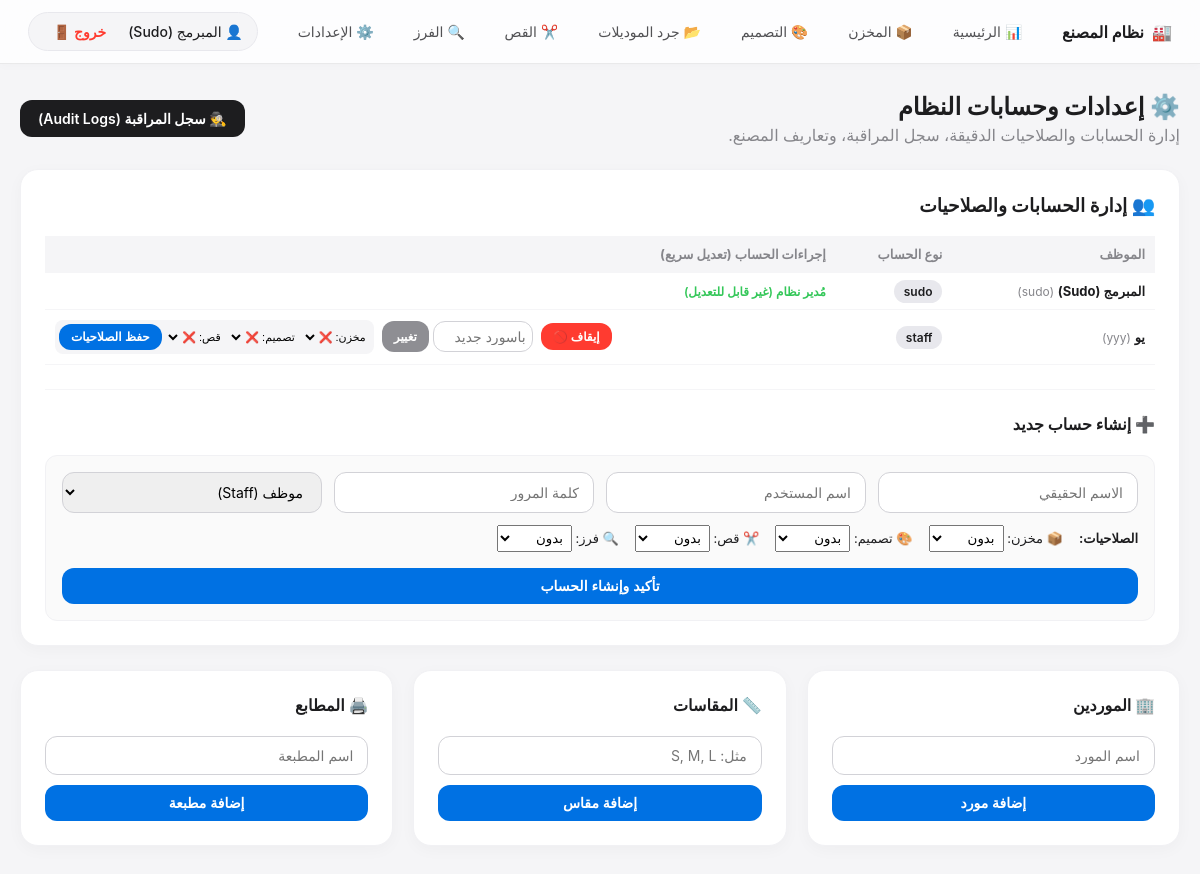
The page /settings/ (signed in) on the database its author committed.
### app/models.py (models this page shows)
class User(db.Model):
    id = db.Column(db.Integer, primary_key=True)
    real_name = db.Column(db.String(100), nullable=False)
    username = db.Column(db.String(50), unique=True, nullable=False)
    password = db.Column(db.String(200), nullable=False)
    role = db.Column(db.String(20), nullable=False, default='staff')
    permissions = db.Column(db.Text, nullable=True)
    last_active = db.Column(db.DateTime, nullable=True)
    is_deleted = db.Column(db.Boolean, default=False)
    is_active = db.Column(db.Boolean, default=True)

### app/settings/routes.py (the view)
@settings_bp.route('/')
def index():
    if session.get('role') != 'sudo':
        return "غير مصرح لك بالوصول للإعدادات", 403
    suppliers = Supplier.query.all()
    sizes = SizeDef.query.all()
    printshops = PrintShop.query.all()
    users = User.query.filter_by(is_deleted=False).all()
    for u in users:
        try:
            u.parsed_perms = json.loads(u.permissions) if u.permissions else {}
        except:
            u.parsed_perms = {}
    return render_template('settings/index.html', suppliers=suppliers, sizes=sizes, printshops=printshops, users=users)

### app/templates/settings/index.html (shortened to what this page needs)
{% extends 'base.html' %}
{% block content %}
<div style="display: flex; justify-content: space-between; align-items: center; margin-bottom: 24px;">
    <div>
        <h2 style="margin: 0 0 4px 0; font-weight: 700;">⚙️ إعدادات وحسابات النظام</h2>
        <p style="color: #86868b; margin: 0;">إدارة الحسابات والصلاحيات الدقيقة، سجل المراقبة، وتعاريف المصنع.</p>
    </div>
    <a href="/settings/logs" class="apple-btn" style="background: #1d1d1f;">🕵️ سجل المراقبة (Audit Logs)</a>
</div>
<div class="apple-card">
    <h3 style="margin-top: 0;">👥 إدارة الحسابات والصلاحيات</h3>
    <table class="perm-table">
        <thead>
            <tr>
                <th>الموظف</th>
                <th>نوع الحساب</th>
                <th>إجراءات الحساب (تعديل سريع)</th>
            </tr>
        </thead>
        <tbody>
            {% for u in users %}
            <tr>
                <td><strong>{{ u.real_name }}</strong> <span style="color:#86868b; font-size:12px;">({{ u.username }})</span></td>
                <td><span style="background: #e8e8ed; padding: 4px 10px; border-radius: 12px; font-size:12px; font-weight:600;">{{ u.role }}</span></td>
                <td>
                    {% if u.role == 'staff' %}
                    <div style="display: flex; gap: 8px; align-items: center; justify-content: flex-end; flex-wrap: wrap;">
                        <a href="/settings/toggle_active/{{ u.id }}" class="apple-btn" style="padding: 6px 12px; font-size: 12px; background: {% if u.is_active %}#ff3b30{% else %}#34c759{% endif %};">
                            {% if u.is_active %}إيقاف 🚫{% else %}تفعيل ✅{% endif %}
                        </a>
                        <form action="/settings/change_pass/{{ u.id }}" method="POST" style="margin:0; display:flex; gap:4px;">
                            <input type="password" name="new_password" placeholder="باسورد جديد" class="form-input" style="width: 100px; padding: 6px; margin:0;" required>
                            <button type="submit" class="apple-btn" style="padding: 6px 12px; font-size: 12px; background: #8e8e93;">تغيير</button>
                        </form>
                        <form action="/settings/edit_user_permissions/{{ u.id }}" method="POST" style="margin:0; display:flex; gap:4px; background:#f5f5f7; padding:4px; border-radius:8px;">
                            <select name="perm_warehouse" style="font-size: 11px; border:none; background:transparent;"><option value="">مخزن: ❌</option></select>
                            <select name="perm_design" style="font-size: 11px; border:none; background:transparent;"><option value="">تصميم: ❌</option></select>
                            <select name="perm_cutting" style="font-size: 11px; border:none; background:transparent;"><option value="">قص: ❌</option></select>
                            <button type="submit" class="apple-btn" style="padding: 6px 12px; font-size: 12px; background: #0071e3;">حفظ الصلاحيات</button>
                        </form>
                    </div>
                    {% else %}
                    <span style="color: #34c759; font-weight: 600; font-size:12px;">مُدير نظام (غير قابل للتعديل)</span>
                    {% endif %}
                </td>
            </tr>
            {% endfor %}
        </tbody>
    </table>
    <hr style="border: 0; border-top: 1px solid #f5f5f7; margin: 24px 0;">
    <h4 style="margin-top:0;">➕ إنشاء حساب جديد</h4>
    <form action="/settings/add_user" method="POST" style="background: #fafafa; padding: 16px; border-radius: 12px; border: 1px solid #f1f1f4;">
        <div style="display: grid; grid-template-columns: repeat(auto-fit, minmax(200px, 1fr)); gap: 12px; margin-bottom: 12px;">
            <input type="text" name="real_name" class="form-input" style="margin:0;" placeholder="الاسم الحقيقي" required>
            <input type="text" name="username" class="form-input" style="margin:0;" placeholder="اسم المستخدم" required>
            <input type="password" name="password" class="form-input" style="margin:0;" placeholder="كلمة المرور" required>
            <select name="role" class="form-input" style="margin:0;" required><option value="staff">موظف (Staff)</option><option value="owner">مالك (Owner - مشاهدة فقط)</option></select>
        </div>
        <div style="display: flex; flex-wrap: wrap; gap: 16px; align-items: center; margin-bottom: 16px; font-size: 13px;">
            <strong style="color: #1d1d1f;">الصلاحيات:</strong>
            <div>📦 مخزن: <select name="perm_warehouse" style="padding:4px;"><option value="">بدون</option><option value="view">مشاهدة</option><option value="edit">تعديل</option></select></div>
            <div>🎨 تصميم: <select name="perm_design" style="padding:4px;"><option value="">بدون</option><option value="view">مشاهدة</option><option value="edit">تعديل</option></select></div>
            <div>✂️ قص: <select name="perm_cutting" style="padding:4px;"><option value="">بدون</option><option value="view">مشاهدة</option><option value="edit">تعديل</option></select></div>
            <div>🔍 فرز: <select name="perm_qc" style="padding:4px;"><option value="">بدون</option><option value="view">مشاهدة</option><option value="edit">تعديل</option></select></div>
        </div>
        <button type="submit" class="apple-btn" style="width: 100%; background: #0071e3;">تأكيد وإنشاء الحساب</button>
    </form>
</div>
<div style="display: grid; grid-template-columns: repeat(auto-fit, minmax(280px, 1fr)); gap: 20px;">
    <div class="apple-card">
        <h4 style="margin-top: 0;">🏢 الموردين</h4>
        <form action="/settings/add_supplier" method="POST">
            <input type="text" name="name" class="form-input" placeholder="اسم المورد" required>
            <button type="submit" class="apple-btn" style="width: 100%;">إضافة مورد</button>
        </form>
    </div>
    <div class="apple-card">
        <h4 style="margin-top: 0;">📏 المقاسات</h4>
        <form action="/settings/add_size" method="POST">
            <input type="text" name="name" class="form-input" placeholder="مثل: S, M, L" required>
            <button type="submit" class="apple-btn" style="width: 100%;">إضافة مقاس</button>
        </form>
    </div>
    <div class="apple-card">
        <h4 style="margin-top: 0;">🖨️ المطابع</h4>
        <form action="/settings/add_printshop" method="POST">
            <input type="text" name="name" class="form-input" placeholder="اسم المطبعة" required>
            <button type="submit" class="apple-btn" style="width: 100%;">إضافة مطبعة</button>
        </form>
    </div>
</div>
{% endblock %}

### app/templates/base.html (shortened to what this page needs)
<!DOCTYPE html>
<html lang="ar" dir="rtl">
<head>
</head>
<body>
    {% if session.get('user_id') %}
    <div class="navbar">
        <div class="nav-brand">
            🏭 <span>نظام المصنع</span>
        </div>
        <div class="nav-links">
            <a href="/dashboard">📊 الرئيسية</a>
            {% if session.get('role') in ['sudo', 'owner'] or 'warehouse' in session.get('permissions', []) %}<a href="/warehouse">📦 المخزن</a>{% endif %}
            {% if session.get('role') in ['sudo', 'owner'] or 'design' in session.get('permissions', []) %}
                <a href="/design">🎨 التصميم</a>
                <a href="/design/inventory">📂 جرد الموديلات</a>
            {% endif %}
            {% if session.get('role') in ['sudo', 'owner'] or 'cutting' in session.get('permissions', []) %}<a href="/cutting">✂️ القص</a>{% endif %}
            {% if session.get('role') in ['sudo', 'owner'] or 'qc' in session.get('permissions', []) %}<a href="/qc">🔍 الفرز</a>{% endif %}
            {% if session.get('role') == 'sudo' %}<a href="/settings">⚙️ الإعدادات</a>{% endif %}
        </div>
        <div class="nav-user">
            <span>👤 {{ session.get('real_name') }}</span>
            <a href="/auth/logout" class="logout-btn">خروج 🚪</a>
        </div>
    </div>
    {% endif %}
    <div class="container">
        {% block content %}{% endblock %}
    </div>
</body>
</html>

### app/templates/base.html (style rules this page uses)
body { font-family: -apple-system, BlinkMacSystemFont, "Segoe UI", Roboto, sans-serif; background-color: #f5f5f7; margin: 0; color: #1d1d1f; }
.navbar { background: rgba(255, 255, 255, 0.8); backdrop-filter: blur(20px); -webkit-backdrop-filter: blur(20px); border-bottom: 1px solid rgba(0, 0, 0, 0.08); padding: 12px 28px; display: flex; justify-content: space-between; align-items: center; position: sticky; top: 0; z-index: 1000; box-shadow: 0 2px 10px rgba(0, 0, 0, 0.02); }
.nav-brand { display: flex; align-items: center; gap: 8px; font-weight: 700; font-size: 16px; color: #1d1d1f; }
.nav-links { display: flex; align-items: center; gap: 8px; }
.nav-links a { color: #515154; text-decoration: none; font-weight: 500; font-size: 14px; padding: 8px 16px; border-radius: 20px; transition: all 0.2s ease; }
.nav-user { display: flex; align-items: center; gap: 12px; font-size: 14px; font-weight: 500; color: #1d1d1f; background: #f5f5f7; padding: 6px 14px; border-radius: 20px; border: 1px solid #e8e8ed; }
.logout-btn { color: #ff3b30 !important; font-weight: 600; text-decoration: none; padding: 4px 10px; border-radius: 12px; transition: 0.2s; }
.container { max-width: 1200px; margin: 28px auto; padding: 0 20px; }

### app/templates/settings/index.html (style rules this page uses)
.apple-card { background: white; padding: 24px; border-radius: 18px; border: 1px solid #f1f1f4; box-shadow: 0 4px 16px rgba(0,0,0,0.03); margin-bottom: 24px; }
.form-input { width: 100%; padding: 10px 14px; border: 1px solid #d2d2d7; border-radius: 12px; font-family: inherit; font-size: 14px; box-sizing: border-box; outline: none; margin-bottom: 10px; }
.apple-btn { padding: 10px 18px; border: none; border-radius: 12px; cursor: pointer; font-weight: 600; font-size: 14px; background: #0071e3; color: white; text-decoration: none; display: inline-block; text-align: center; }
.perm-table { width: 100%; border-collapse: collapse; margin-top: 10px; font-size: 13px; }
.perm-table th, .perm-table td { border-bottom: 1px solid #f5f5f7; padding: 10px; text-align: right; }
.perm-table th { background: #f5f5f7; color: #86868b; }

### rows shown on the page
User: get "المبرمج (Sudo)", real_name "المبرمج (Sudo)", username "sudo", role "sudo", shows "مُدير نظام (غير قابل للتعديل)"
User: real_name "يو", username "yyy", role "staff", is_active "إيقاف 🚫"
